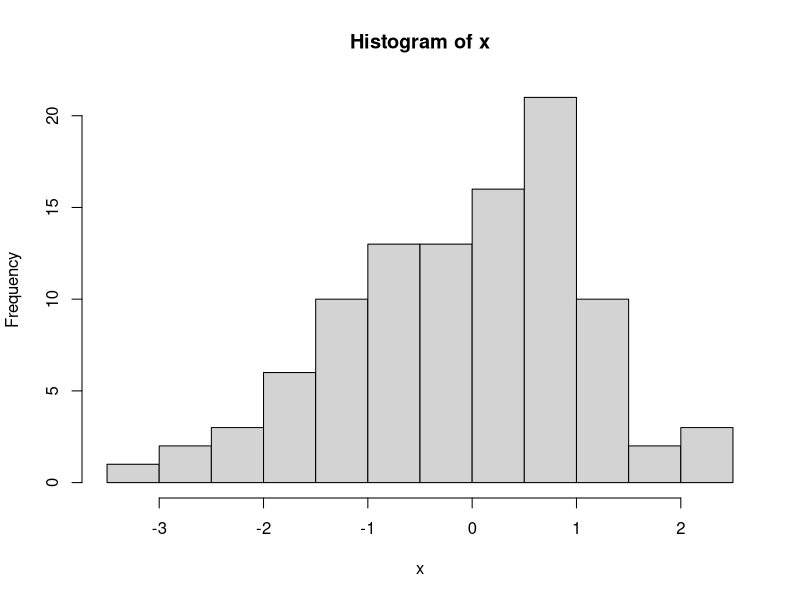

Recreate this plot in R.
x <- rnorm(100)
hist(x)

# This is a random code

# Token: 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


length(x)
sum(x^2)
sum(x^3)
